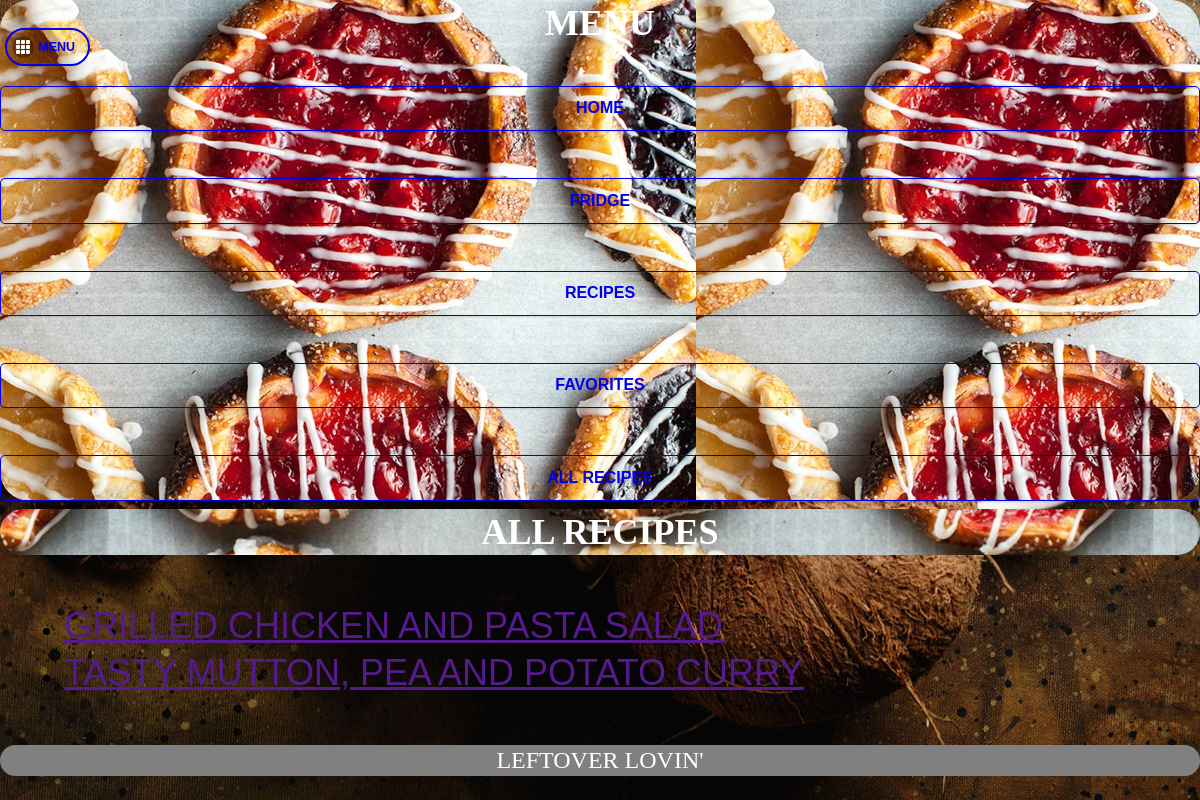
Screenshot of /AllRecipes.php with the database file from the repository.
### tables this page shows
CREATE TABLE IF NOT EXISTS `recipes` (
`ID` int(11) NOT NULL,
  `Name` varchar(500) NOT NULL,
  `Description` varchar(500) NOT NULL,
  `MealTime` varchar(500) NOT NULL,
  `Ingredients` varchar(500) NOT NULL,
  `Prep` varchar(500) NOT NULL,
  `score` int(11) NOT NULL,
  `votes` int(11) NOT NULL,
  `ImageLink` varchar(500) NOT NULL
);

### AllRecipes.php (the view, shortened to what this page needs)
<!DOCTYPE html>
<html>
	<head>
<?php include('stuff.php'); ?>
	</head>
	<body id="bodyP">
<?php include('panel.php'); ?>
		<div data-role="header" style="overflow:hidden;" id="headerP">
			<h1 id="homeH">All Recipes</h1>
			<a href="#myPanel" class="ui-btn-left ui-btn ui-btn-inline ui-mini ui-corner-all ui-btn-icon-left ui-icon-grid" id="menuB">Menu</a>
		</div>
		<div data-role="main" class="ui-content" id="main">
			<ul id="main" id="listRecipies" data-role="listview" data-filter="true" data-filter-placholder="search recipes" data-inset="true">
			<?php
			$result = mysql_query("SELECT * FROM recipes");
			$count = mysql_num_rows($result);
			if($count > 0)
			{
			while($row = mysql_fetch_array($result)){
					echo "<li><a href='' class='main' id='".$row["ID"]."'>".$row["Name"]."</a></li>";
				}
			}
			?>
			</ul>
		</div>
		<div data-role="footer" id="footerP">
			<h1>Leftover Lovin'</h1>
		</div>
	</body>
</html>

### css/styles.css (style rules this page uses)
#bodyP, body { margin: 0; padding: 0; overflow: auto; overflow: scroll; background:#444444 url("images/922389-yummy-food-wallpaper.jpg") 70% 60% repeat-x; font-size:x-large; }
#homeH { background:url("images/pies4.jpg") 70% 50% repeat-x; font-weight: bold; margin: auto; font-family: Dotum; text-align: center; font-size:150%; color: white; }
.main { font-size:150%; }
h1 { font-weight: bold; margin: auto; font-family: Dotum; text-align: center; font-size:150%; }
#headerP { background:#444444; border-width: 3px; border-radius: 30px; border-color: rgba(195,195,195,1); }
#footerP { background-color: grey; border-color: rgba(195,195,195,1); border-width: 3px; border-radius: 30px; font-size: 20pt; color: white; position: relative; width: 100%; bottom: 10%; }
#menuB { margin-right: 13px; top: 28px; border-width: 2px; border-radius: 30px; margin: auto; }

### css/index.css (style rules this page uses)
* { -webkit-tap-highlight-color: rgba(0,0,0,0); }
body { -webkit-touch-callout: none; -webkit-text-size-adjust: none; -webkit-user-select: none; background-color:#E4E4E4; background-image:linear-gradient(top, #A7A7A7 0%, #E4E4E4 51%); background-image:-webkit-linear-gradient(top, #A7A7A7 0%, #E4E4E4 51%); background-image:-ms-linear-gradient(top, #A7A7A7 0%, #E4E4E4 51%); background-image:-webkit-gradient( linear, left top, left bottom, color-stop(0, #A7A7A7), color-stop(0.51, #E4E4E4) ); background-attachment:fixed; font-family:'HelveticaNeue-Light', 'HelveticaNeue', Helvetica, Arial, sans-serif; font-size:12px; height:100%; margin:0px; padding:0px; text-transform:uppercase; width:100%; }
h1 { font-size:24px; font-weight:normal; margin:0px; overflow:visible; padding:0px; text-align:center; }

### rows the page displays
recipes: Name "GRILLED CHICKEN AND PASTA SALAD"
recipes: Name "TASTY MUTTON, PEA AND POTATO CURRY"
